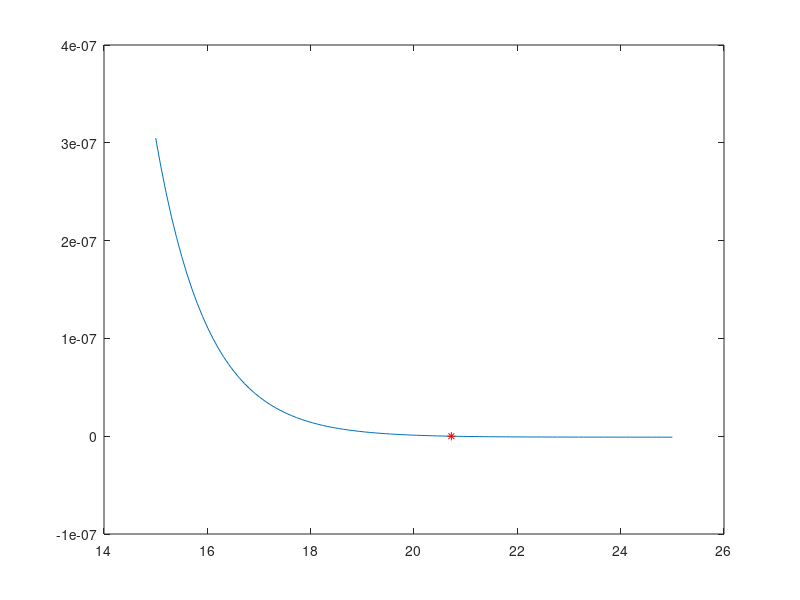

The MATLAB script that drew this image: (Note: this script raises an error after producing the figure.)
clear
clc
close all

f = @(x) exp(-x) - 10^(-9)

eps1 = 10^(-3)
eps2 = 10^(-10)

df = @(x) -exp(-x); %derivata della funzione
radice = -log(10^(-9)); %radice da cui partiamo

%Mostriamo graficamente la funzione
int = linspace(15, 25);
plot(int, f(int));
hold on;
plot(radice, 0, '*r');

function [m,i] = newton(f, dfx, x0, t, maxt)
  x=x0; %inizializziamo la x
  for i=1:maxt
    fx=f(x) %aggiorniamo la funzione nel punto attuale
    dfx=df(x) %aggiorniamo la derivata nel punto attuale
    xx = x -(fx/dfx); %calcolo il nuovo valore di x utilizzando il metodo di newton
    if abs(xx-x)<t  %citerio dell'incremento
      %if abs(fx) < t
      m=xx; %se la differenza tra le due iterazioni è abbastanza piccola
            %la soluzione si può definire accettabile
      return
    endif
    x=xx
  endfor
endfunction

%Definizione della funzione di newton
[newt, iter] = newton(f, df, 15, 10^-10, 1000);

